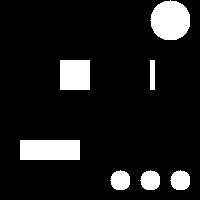
Frame 1 (no input)
Frame 60 (no input): identical to frame 1, image omitted
Frame 120 (the mouse pressed at the canvas centre since frame 60): identical to frame 1, image omitted

The p5.js sketch that drew this single still picture (run headless with seeded random() and noise() and a simulated clock; from frame 60 on, the mouse is pressed at the canvas centre):

// p5.js sketch
// ── sketch.js
// Reference: http://karlsims.com/rd.html

TESTING = false;

var grid;
var next;

var dA = 1;
var dB = 0.5;
var feed = 0.055;
var k = 0.062;

const pressed = new Set();

function initialPoints() {
  if (!TESTING) {
    rectangle(60, 60, 30, 30);
    rectangle(150, 60, 5, 30);
    rectangle(20, 140, 60, 20);
    circular(170, 20, 20);
    circular(120, 180, 10);
    circular(150, 180, 10);
    circular(180, 180, 10);
  }
}

function setup() {
  dim = 200;
  createCanvas(dim, dim);
  pixelDensity(1);
  
  initializeData();
  initialPoints();
  
  canSimulate = false;
}

function draw() {
  background(51);
  
  KEY_D = 68;
  if (keyIsDown(KEY_D)) {
    x = mouseX;
    y = mouseY;
    fillPoint(x, y);
  }
  
  if (canSimulate) {
    updatePoints();
  }
  
  recolorPixels();
}

function keyPressed(evt) {
  const {code} = evt;

  if (!pressed.has(code)) {
    pressed.add(code);

    if (pressed.has("Space")) {
      canStart = !canStart;
    } else if (pressed.has("KeyR")) {
      initializeData();
    }
  }
}

function keyReleased(evt) {
  pressed.delete(evt.code);
}

function initializeData() {
  grid = [];
  next = [];
  for (var x = 0; x < width; x++) {
    grid[x] = [];
    next[x] = [];
    for (var y = 0; y < height; y++) {
      grid[x][y] = {
        a: 1,
        b: 0
      };
      next[x][y] = {
        a: 1,
        b: 0
      };
    }
  }
}

function updatePoints() {
  for (var x = 1; x < width - 1; x++) {
    for (var y = 1; y < height - 1; y++) {
      var a = grid[x][y].a;
      var b = grid[x][y].b;
      next[x][y].a = a +
        (dA * laplaceA(x, y)) -
        (a * b * b) +
        (feed * (1 - a));
      next[x][y].b = b +
        (dB * laplaceB(x, y)) +
        (a * b * b) -
        ((k + feed) * b);

      next[x][y].a = constrain(next[x][y].a, 0, 1);
      next[x][y].b = constrain(next[x][y].b, 0, 1);
    }
  }
  

  swap();
}

function recolorPixels() {
  loadPixels();
  for (var x = 0; x < width; x++) {
    for (var y = 0; y < height; y++) {
      var pix = (x + y * width) * 4;
      var a = next[x][y].a;
      var b = next[x][y].b;
      var c = floor((a - b) * 255);
      c = constrain(c, 0, 255);
      pixels[pix + 0] = 255-c;
      pixels[pix + 1] = 255-c;
      pixels[pix + 2] = 255-c;
      pixels[pix + 3] = 255;
    }
  }
  updatePixels();
}

function laplace(x, y, targetVar) {
  low = 0.05
  medium = 0.2
  removal = -1
  var weights = [
    [ low, medium, low ],
    [ medium, removal, medium ],
    [ low, medium, low ]
  ];

  var sum = 0;
  for (var i = -1; i <= 1; i++) {
    for (var j = -1; j <= 1; j++) {
      sum += grid[x + i][y + j][targetVar] * weights[i + 1][j + 1];
    }
  }
  return sum;
}

function laplaceA(x, y) {
  return laplace(x, y, 'a');
}

function laplaceB(x, y) {
  return laplace(x, y, 'b');
}

function rectangle(startX, startY, length, wideness) {
   for (var i = startX; i < startX+length; i++) {
    for (var j = startY; j < startY+wideness; j++) {
      fillPoint(i, j);
    }
  }
}

function circular(centerX, centerY, radius) {
  for (var i = centerX-radius; i < centerX+radius; i++) {
    for (var j = centerY-radius; j < centerY+radius; j++) {
      a = i - centerX
      b = j - centerY
      if (a*a + b*b <= radius*radius) {
        fillPoint(i, j);
      }      
    }
  }
}

function fillPoint(i, j) {
  grid[i][j].b = 1;
  next[i][j].b = 1;
}

function swap() {
  var temp = grid;
  grid = next;
  next = temp;
}
